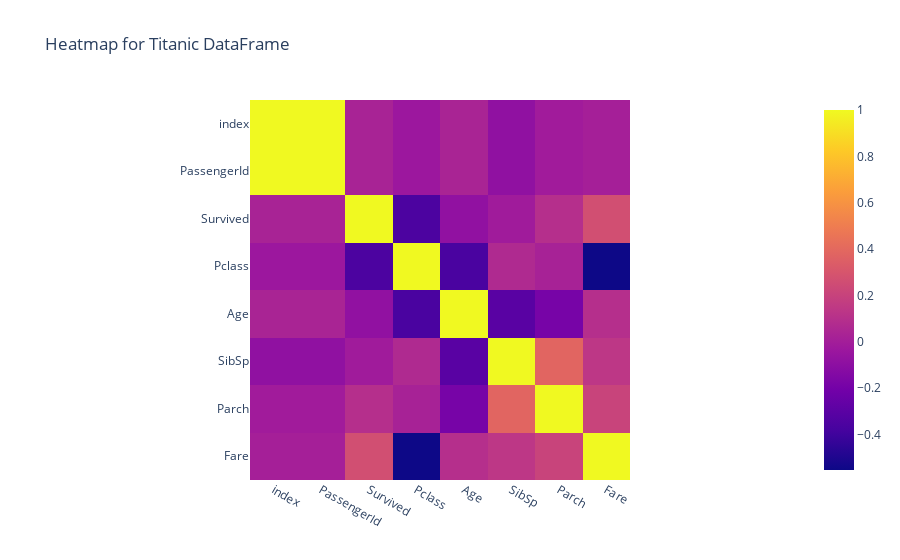

Notebook code cell kept with this figure:
### Code cell
#plotting this data
fig=px.imshow(df,title="Heatmap for Titanic DataFrame")
fig.show()

### Figure 1 — Plotly figure (JSON) as saved in the notebook; plotly's stock layout.template omitted (floating-point values rounded to 4 significant figures)
{"data": [{"coloraxis": "coloraxis", "hovertemplate": "x: %{x}<br>y: %{y}<br>color: %{z}<extra></extra>", "name": "0", "type": "heatmap", "x": ["index", "PassengerId", "Survived", "Pclass", "Age", "SibSp", "Parch", "Fare"], "xaxis": "x", "y": ["index", "PassengerId", "Survived", "Pclass", "Age", "SibSp", "Parch", "Fare"], "yaxis": "y", "z": [[1, 1, 0.02953, -0.03561, 0.03368, -0.0827, -0.01167, 0.009655], [1, 1, 0.02953, -0.03561, 0.03368, -0.0827, -0.01167, 0.009655], [0.02953, 0.02953, 1, -0.3565, -0.08245, -0.01552, 0.09527, 0.2661], [-0.03561, -0.03561, -0.3565, 1, -0.3659, 0.06519, 0.02367, -0.5529], [0.03368, 0.03368, -0.08245, -0.3659, 1, -0.3074, -0.1879, 0.09314], [-0.0827, -0.0827, -0.01552, 0.06519, -0.3074, 1, 0.3833, 0.1399], [-0.01167, -0.01167, 0.09527, 0.02367, -0.1879, 0.3833, 1, 0.2066], [0.009655, 0.009655, 0.2661, -0.5529, 0.09314, 0.1399, 0.2066, 1]]}], "layout": {"coloraxis": {"colorscale": [[0, "#0d0887"], [0.1111, "#46039f"], [0.2222, "#7201a8"], [0.3333, "#9c179e"], [0.4444, "#bd3786"], [0.5556, "#d8576b"], [0.6667, "#ed7953"], [0.7778, "#fb9f3a"], [0.8889, "#fdca26"], [1, "#f0f921"]]}, "title": {"text": "Heatmap for Titanic DataFrame"}, "xaxis": {"anchor": "y", "constrain": "domain", "domain": [0, 1], "scaleanchor": "y"}, "yaxis": {"anchor": "x", "autorange": "reversed", "constrain": "domain", "domain": [0, 1]}}}
